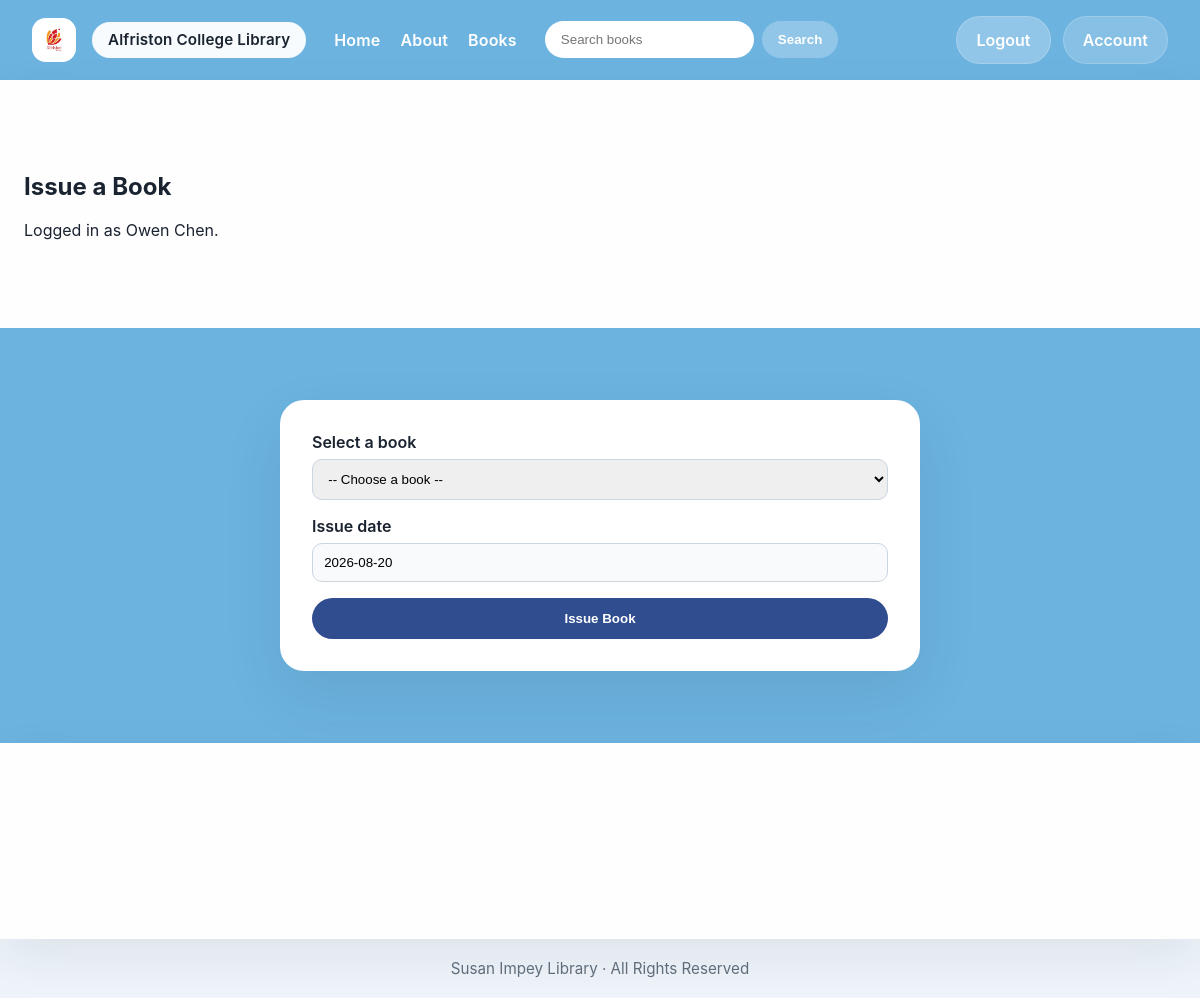
Page /issue/?book_id=31 (signed in) on the earlier database version.
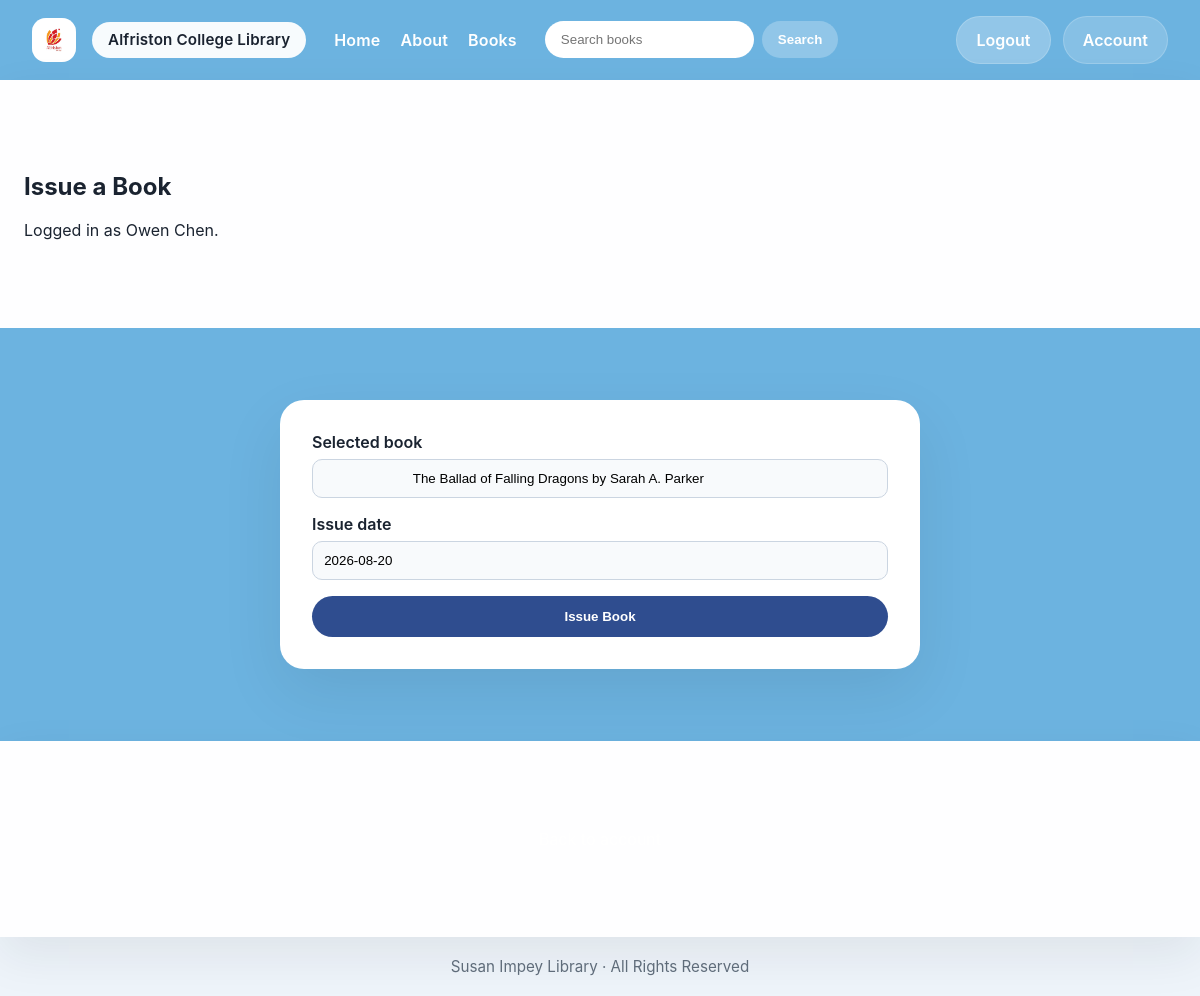
Same page on the later database version.
### AC_Library/models.py (models this page shows, shortened)
class Book(models.Model):  # model representing a book and its metadata
    book_id = models.AutoField(primary_key=True) # Stores the unique ID for each book in the library.
    genre_id = models.ForeignKey(Genre, on_delete=models.SET_NULL, null=True) # Only uses genres that are available in Genre class.
    book_title = models.CharField(max_length=255, blank=False) # Stores the title of the book.
    book_author = models.CharField(max_length=255, blank=False) # Stores the author of the book.
    book_cover = models.ImageField(upload_to='book_covers/', blank=True, null=True) # Stores the cover image of the book.
    book_description = models.TextField(blank=True, null=True) # Stores a synopsis / summary of the book which will be edited by the librarian (admins).
    book_copies_available = models.IntegerField(default=1) # There will always be at least 1 copy of a book, so default is set to 1.

### AC_Library/views.py (the view, shortened to what this page needs)
# urls.py: path('issue/', views.issue_book, name='issue'),  # request to issue a book
def issue_book(request):  # page where students request to issue a book
    student_id = request.session.get('student_id')  # require logged-in student
    if not student_id:
        messages.info(request, 'Please sign in to issue a book.')
        next_url = quote(request.get_full_path(), safe='')  # preserve next target
        return redirect(f"{reverse('login')}?next={next_url}")
    student = get_object_or_404(Student, student_id=student_id)  # get student object
    available_books = Book.objects.filter(book_copies_available__gt=0).order_by('book_title')  # available copies only
    selected_book_id = request.GET.get('book_id')  # optional preselected book
    selected_book = available_books.filter(book_id=selected_book_id).first() if selected_book_id else None
    return render(request, 'issue.html', {
        'student': student,
        'available_books': available_books,
        'selected_book': selected_book,
        'today': date.today(),
    })

### AC_Library/templates/issue.html (shortened to what this page needs)
{% extends 'base.html' %}
{% block section_top %}
<div>
    <h1>Issue a Book</h1>
    <p>Logged in as {{ student.first_name }} {{ student.last_name }}.</p>
</div>
{% endblock %}
{% block section_middle %}
<div style="max-width: 640px; margin: 0 auto; padding: 2rem; background: white;
border-radius: 24px; box-shadow: 0 24px 64px rgba(0,0,0,0.08); color: #1a2330;">
    {% if available_books %}
        <form method="post">
            <div style="display: grid; gap: 1rem;">
                {% if selected_book %}
                    <div>
                        <label for="selected_book" style="display: block;
                        margin-bottom: 0.4rem; font-weight: 600;">
                            Selected book
                        </label>
                        <input id="selected_book" type="text" value="
                        {{ selected_book.book_title }} by {{ selected_book.book_author }}"
                        readonly style="width: 100%; padding: 0.7rem; border-radius: 10px;
                        border: 1px solid #cbd5e1; background: #f8fafc;">
                    </div>
                {% else %}
                    <div>
                        <label for="book_id" style="display: block; margin-bottom: 0.4rem;
                        font-weight: 600;">Select a book</label>
                        <select id="book_id" name="book_id" required style="width: 100%;
                        padding: 0.7rem; border-radius: 10px; border: 1px solid #cbd5e1;">
                            <option value="">-- Choose a book --</option>
                        </select>
                    </div>
                {% endif %}
                <div>
                    <label for="issue_date" style="display: block;
                    margin-bottom: 0.4rem; font-weight: 600;">Issue date</label>
                    <input id="issue_date" type="text" value="{{ today|date:'Y-m-d' }}"
                    readonly style="width: 100%; padding: 0.7rem;
                    border-radius: 10px; border: 1px solid #cbd5e1; background: #f8fafc;">
                </div>
                <button type="submit" style="padding: 0.8rem 1.2rem; border: none;
                border-radius: 999px; background: #2f4d8f;
                color: white; font-weight: 700; cursor: pointer;">
                    Issue Book
                </button>
            </div>
        </form>
    {% else %}
        <p>No books are currently available to issue.</p>
    {% endif %}
</div>
{% endblock %}
{% block section_bottom %}
<div style="text-align: center; color: white;">
    <p><a href="{% url 'account' %}" style="color: white; text-decoration: none;">Back to account</a></p>
</div>
{% endblock %}

Differences in the rows shown:
now on this page (row edited): Book: book_title "The Ballad of Falling Dragons by Sarah A. Parker"
Other differences:
form field book_id: "-- Choose a book --" → (not shown)
text no longer shown: "Select a book"
text now shown: "Selected book"
